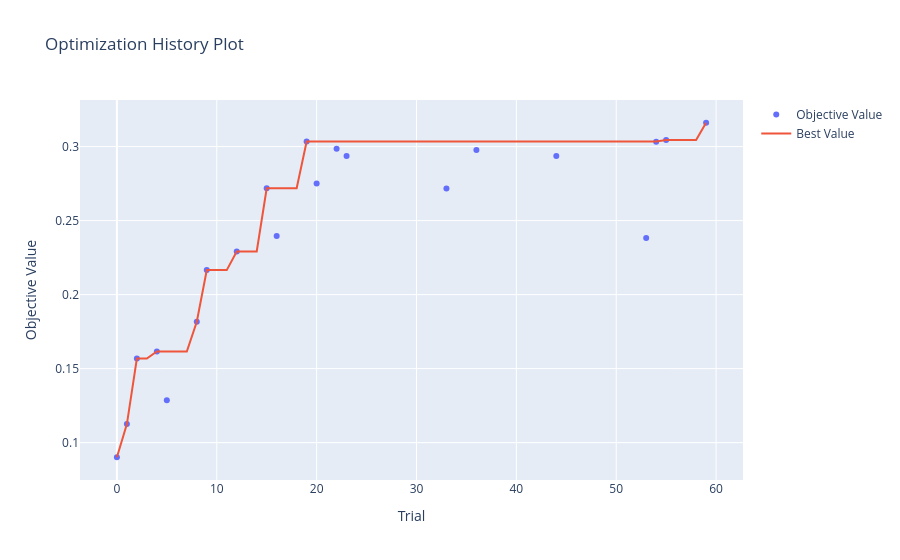

This figure's notebook cell:
### Code cell
optuna.visualization.plot_optimization_history(study).show()

### Figure 1 — Plotly figure (JSON) as saved in the notebook; plotly's stock layout.template omitted (floating-point values rounded to 4 significant figures)
{"data": [{"mode": "markers", "name": "Objective Value", "type": "scatter", "x": [0, 1, 2, 4, 5, 8, 9, 12, 15, 16, 19, 20, 22, 23, 33, 36, 44, 53, 54, 55, 59], "y": [0.09012, 0.1126, 0.1568, 0.1616, 0.1286, 0.1817, 0.2166, 0.2291, 0.2718, 0.2396, 0.3034, 0.275, 0.2985, 0.2936, 0.2717, 0.2978, 0.2936, 0.2382, 0.3033, 0.3044, 0.3161]}, {"mode": "lines", "name": "Best Value", "type": "scatter", "x": [0, 1, 2, 3, 4, 5, 6, 7, 8, 9, 10, 11, 12, 13, 14, 15, 16, 17, 18, 19, 20, 21, 22, 23, 24, 25, 26, 27, 28, 29, 30, 31, 32, 33, 34, 35, 36, 37, 38, 39, 40, 41, 42, 43, 44, 45, 46, 47, 48, 49, 50, 51, 52, 53, 54, 55, 56, 57, 58, 59], "y": [0.09012, 0.1126, 0.1568, 0.1568, 0.1616, 0.1616, 0.1616, 0.1616, 0.1817, 0.2166, 0.2166, 0.2166, 0.2291, 0.2291, 0.2291, 0.2718, 0.2718, 0.2718, 0.2718, 0.3034, 0.3034, 0.3034, 0.3034, 0.3034, 0.3034, 0.3034, 0.3034, 0.3034, 0.3034, 0.3034, 0.3034, 0.3034, 0.3034, 0.3034, 0.3034, 0.3034, 0.3034, 0.3034, 0.3034, 0.3034, 0.3034, 0.3034, 0.3034, 0.3034, 0.3034, 0.3034, 0.3034, 0.3034, 0.3034, 0.3034, 0.3034, 0.3034, 0.3034, 0.3034, 0.3034, 0.3044, 0.3044, 0.3044, 0.3044, 0.3161]}, {"marker": {"color": "#cccccc"}, "mode": "markers", "name": "Infeasible Trial", "showlegend": false, "type": "scatter", "x": [], "y": []}], "layout": {"title": {"text": "Optimization History Plot"}, "xaxis": {"title": {"text": "Trial"}}, "yaxis": {"title": {"text": "Objective Value"}}}}
